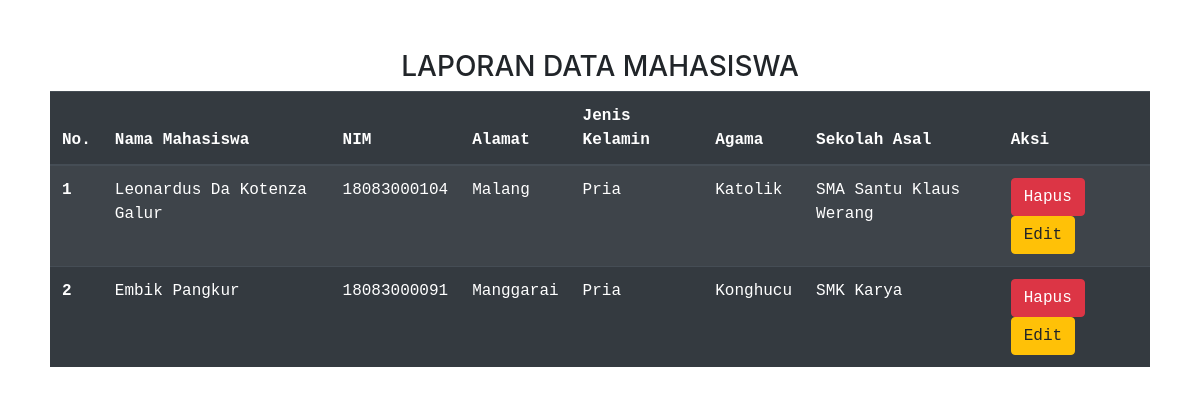
Page /CRMAHASISWA.php on the committed database.
### tables this page shows
CREATE TABLE `mahasiswa` (
  `id_mahasiswa` int(11) NOT NULL,
  `nama_mahasiswa` varchar(64) NOT NULL,
  `nim` varchar(11) NOT NULL,
  `alamat` varchar(255) NOT NULL,
  `jenis_kelamin` varchar(16) NOT NULL,
  `agama` varchar(16) NOT NULL,
  `sekolah_asal` varchar(64) NOT NULL
);

### CRMAHASISWA.php (the view, shortened to what this page needs)
<!doctype html>
<html lang="en">
  <head>
    <link rel="stylesheet" href="https://cdn.jsdelivr.net/npm/bootstrap@4.3.1/dist/css/bootstrap.min.css">
  </head>
  <body style="padding: 50px;" onload="window.print();">
    <?php
      $no = 1;
      include("KONEK.php");
      $cari=mysqli_query($konek, "SELECT * from mahasiswa") or die (mysqli_error());
      ?>
      <h3 class="text-center">LAPORAN DATA MAHASISWA</h3>
      <table class="table table-striped table-dark">
          <thead>
              <tr>
              <tr class="text-monospace">
            <th scope="col">No.</th>
            <th scope="col">Nama Mahasiswa</th>
            <th scope="col">NIM</th>
            <th scope="col">Alamat</th>
            <th scope="col">Jenis Kelamin</th>
            <th scope="col">Agama</th>
            <th scope="col">Sekolah Asal</th>
            <th scope="col">Aksi</th>
             </tr>
          </thead>
          <tbody>
              <?php
                  while ($data=mysqli_fetch_array($cari)){
              ?>
              <tr class="text-monospace">
                <th scope="row"><?php echo $no; ?></th>
                <td><?php echo $data['nama_mahasiswa']; ?></td>
                <td><?php echo $data['nim']; ?></td>
                <td><?php echo $data['alamat']; ?></td>
                <td><?php echo $data['jenis_kelamin']; ?></td>
                <td><?php echo $data['agama']; ?></td>
                <td><?php echo $data['sekolah_asal']; ?></td>
                <td>
                    <a href="?z=HMAHASISWA&id=<?php echo $data['id_mahasiswa']; ?>" class="btn btn-danger  text-monospace">Hapus</a>
                    <a href="?z=EMAHASISWA&id=<?php echo $data['id_mahasiswa']; ?>" class="btn btn-warning  text-monospace">Edit</a>
                </td>
              </tr>
              <?php
                  $no++;
              }
              ?>
          </tbody>
      </table>
  </body>
</html>

### rows in the picture
mahasiswa: nama_mahasiswa "Leonardus Da Kotenza Galur", nim "18083000104", alamat "Malang", jenis_kelamin "Pria", agama "Katolik", sekolah_asal "SMA Santu Klaus Werang"
mahasiswa: nama_mahasiswa "Embik Pangkur", nim "18083000091", alamat "Manggarai", jenis_kelamin "Pria", agama "Konghucu", sekolah_asal "SMK Karya"
